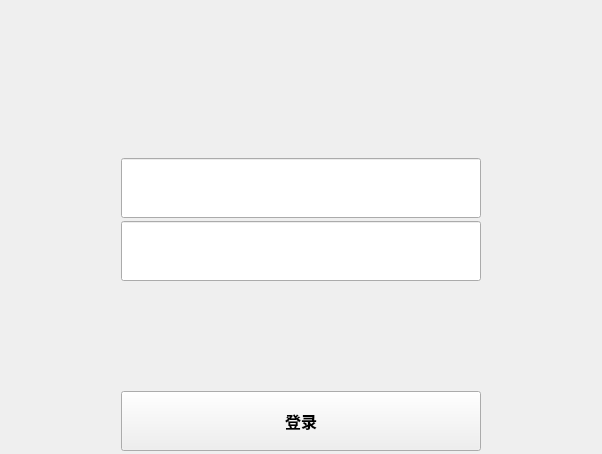
<?xml version="1.0" encoding="UTF-8"?>
<ui version="4.0">
 <class>CenterWidget</class>
 <widget class="QWidget" name="CenterWidget">
  <property name="geometry">
   <rect>
    <x>0</x>
    <y>0</y>
    <width>602</width>
    <height>454</height>
   </rect>
  </property>
  <property name="windowTitle">
   <string>Form</string>
  </property>
  <layout class="QGridLayout" name="gridLayout">
   <property name="leftMargin">
    <number>3</number>
   </property>
   <property name="topMargin">
    <number>3</number>
   </property>
   <property name="rightMargin">
    <number>3</number>
   </property>
   <property name="bottomMargin">
    <number>3</number>
   </property>
   <property name="spacing">
    <number>3</number>
   </property>
   <item row="0" column="0">
    <layout class="QVBoxLayout" name="verticalLayout_2" stretch="20,1,20">
     <property name="spacing">
      <number>0</number>
     </property>
     <item>
      <layout class="QHBoxLayout" name="horizontalLayout">
       <item>
        <spacer name="horizontalSpacer">
         <property name="orientation">
          <enum>Qt::Horizontal</enum>
         </property>
         <property name="sizeHint" stdset="0">
          <size>
           <width>13</width>
           <height>20</height>
          </size>
         </property>
        </spacer>
       </item>
       <item>
        <widget class="QLabel" name="lb_Avantar">
         <property name="minimumSize">
          <size>
           <width>140</width>
           <height>140</height>
          </size>
         </property>
         <property name="maximumSize">
          <size>
           <width>140</width>
           <height>140</height>
          </size>
         </property>
         <property name="text">
          <string/>
         </property>
        </widget>
       </item>
       <item>
        <spacer name="horizontalSpacer_2">
         <property name="orientation">
          <enum>Qt::Horizontal</enum>
         </property>
         <property name="sizeHint" stdset="0">
          <size>
           <width>13</width>
           <height>20</height>
          </size>
         </property>
        </spacer>
       </item>
      </layout>
     </item>
     <item>
      <spacer name="verticalSpacer">
       <property name="orientation">
        <enum>Qt::Vertical</enum>
       </property>
       <property name="sizeHint" stdset="0">
        <size>
         <width>20</width>
         <height>40</height>
        </size>
       </property>
      </spacer>
     </item>
     <item>
      <layout class="QHBoxLayout" name="horizontalLayout_2">
       <item>
        <spacer name="horizontalSpacer_3">
         <property name="orientation">
          <enum>Qt::Horizontal</enum>
         </property>
         <property name="sizeHint" stdset="0">
          <size>
           <width>40</width>
           <height>20</height>
          </size>
         </property>
        </spacer>
       </item>
       <item>
        <layout class="QVBoxLayout" name="verticalLayout" stretch="100,100,1,100">
         <property name="spacing">
          <number>3</number>
         </property>
         <item>
          <widget class="QLineEdit" name="nameLineEdit">
           <property name="minimumSize">
            <size>
             <width>360</width>
             <height>60</height>
            </size>
           </property>
           <property name="maximumSize">
            <size>
             <width>360</width>
             <height>60</height>
            </size>
           </property>
           <property name="font">
            <font>
             <family>Arial Black</family>
             <pointsize>14</pointsize>
             <weight>75</weight>
             <bold>true</bold>
            </font>
           </property>
          </widget>
         </item>
         <item>
          <widget class="QLineEdit" name="passwdlineEdit">
           <property name="minimumSize">
            <size>
             <width>360</width>
             <height>60</height>
            </size>
           </property>
           <property name="maximumSize">
            <size>
             <width>360</width>
             <height>60</height>
            </size>
           </property>
           <property name="font">
            <font>
             <family>Arial Black</family>
             <pointsize>14</pointsize>
             <weight>75</weight>
             <bold>true</bold>
            </font>
           </property>
          </widget>
         </item>
         <item>
          <spacer name="verticalSpacer_2">
           <property name="orientation">
            <enum>Qt::Vertical</enum>
           </property>
           <property name="sizeHint" stdset="0">
            <size>
             <width>20</width>
             <height>20</height>
            </size>
           </property>
          </spacer>
         </item>
         <item>
          <widget class="QPushButton" name="loginBtn">
           <property name="minimumSize">
            <size>
             <width>360</width>
             <height>60</height>
            </size>
           </property>
           <property name="maximumSize">
            <size>
             <width>360</width>
             <height>60</height>
            </size>
           </property>
           <property name="font">
            <font>
             <family>Arial Black</family>
             <pointsize>12</pointsize>
             <weight>75</weight>
             <bold>true</bold>
            </font>
           </property>
           <property name="text">
            <string>登录</string>
           </property>
          </widget>
         </item>
        </layout>
       </item>
       <item>
        <spacer name="horizontalSpacer_4">
         <property name="orientation">
          <enum>Qt::Horizontal</enum>
         </property>
         <property name="sizeHint" stdset="0">
          <size>
           <width>40</width>
           <height>20</height>
          </size>
         </property>
        </spacer>
       </item>
      </layout>
     </item>
    </layout>
   </item>
  </layout>
 </widget>
 <resources/>
 <connections/>
</ui>
